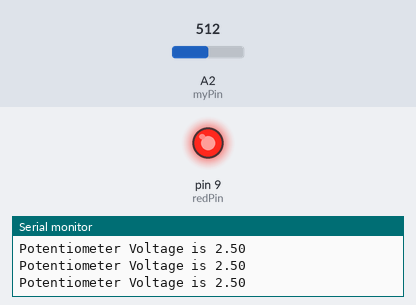
Recording of a sketch running on a simulated Arduino Uno, built with avr-gcc and run on an emulated ATmega328P. Parts: output pins drawn as LEDs (lit = HIGH), the last lines printed to the serial monitor. The inputs (shaded band) are chosen by the test bench; at power-on: A2 (myPin) = 512.

Above: at 1.3 s.
1.4 s: A2 (myPin) set to 596
2.9 s: A2 (myPin) set to 626
At 3.4 s:
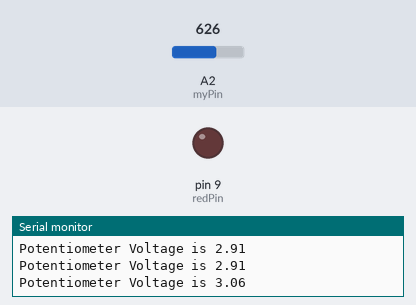
4.5 s: A2 (myPin) set to 511
At 5.7 s:
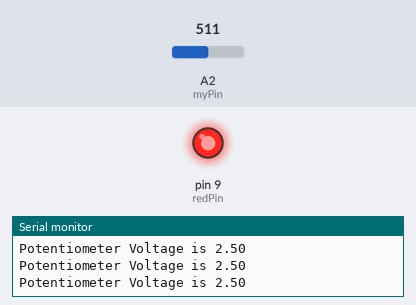
6.0 s: A2 (myPin) set to 419
7.5 s: A2 (myPin) set to 397
At 8.3 s:
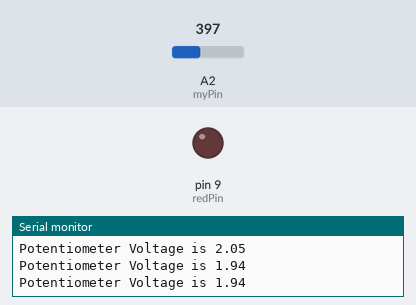
Timing chart, 0 to 10.0 s (numbered marks = the images above; inputs shaded):
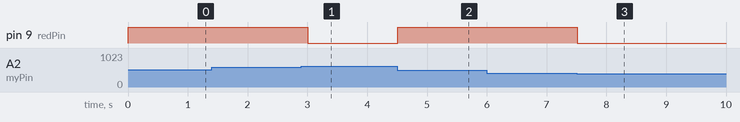

Measured:
- the behaviour switches between 613 and 614 on A2 (myPin) (found by bisection; images 0 and 1)
- the behaviour switches between 410 and 409 on A2 (myPin) (found by bisection; images 2 and 3)
- after the input at 2.9 s, pin 9 (redPin): HIGH → LOW after 0.11 s
- after the input at 4.5 s, pin 9 (redPin): LOW → HIGH at once
- after the input at 7.5 s, pin 9 (redPin): HIGH → LOW at once

The sketch:

potentiometer_led_indicator.ino
```cpp
int myPin = A2;
int redPin = 9;
int readVal;
float V2;
int delayT = 500;


void setup() {
  Serial.begin(9600);
  pinMode(myPin, INPUT);
  pinMode(redPin, OUTPUT);
  // for serial monitor
}

void loop() {
  readVal=analogRead(myPin);
  V2 = (5./1023.)*readVal;
  Serial.print("Potentiometer Voltage is ");
  Serial.println(V2);
  if (V2>2 && V2<3){
    digitalWrite(redPin,HIGH);
  }
  if (V2 <2 || V2>3){
    digitalWrite(redPin, LOW);
  }
  // if (V2> 4.0){
  //   digitalWrite(redPin, HIGH);
  //   Serial.println("WARNING! LOWER THE VOLTAGE");
  // }
  // if (V2<4.0){
  //   digitalWrite(redPin, LOW);
  // }
  delay(delayT);
  // put your main code here, to run repeatedly:
}
```
